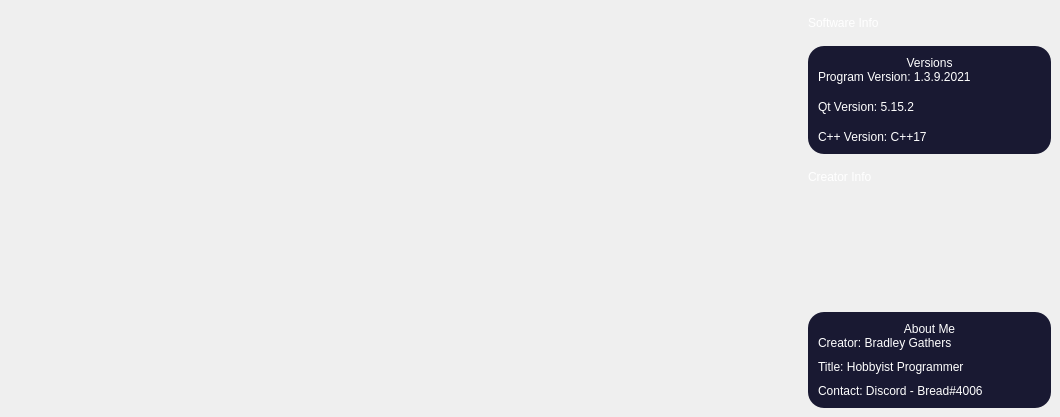
      <widget class="QWidget" name="Info_Page">
       <property name="sizePolicy">
        <sizepolicy hsizetype="Preferred" vsizetype="Preferred">
         <horstretch>0</horstretch>
         <verstretch>0</verstretch>
        </sizepolicy>
       </property>
       <widget class="QFrame" name="frame">
        <property name="geometry">
         <rect>
          <x>808</x>
          <y>16</y>
          <width>243</width>
          <height>392</height>
         </rect>
        </property>
        <property name="sizePolicy">
         <sizepolicy hsizetype="Fixed" vsizetype="Preferred">
          <horstretch>0</horstretch>
          <verstretch>0</verstretch>
         </sizepolicy>
        </property>
        <layout class="QVBoxLayout" name="verticalLayout_25" stretch="0,0,0,0">
         <property name="spacing">
          <number>16</number>
         </property>
         <property name="leftMargin">
          <number>0</number>
         </property>
         <property name="topMargin">
          <number>0</number>
         </property>
         <property name="rightMargin">
          <number>0</number>
         </property>
         <property name="bottomMargin">
          <number>0</number>
         </property>
         <item>
          <widget class="QLabel" name="label_19">
           <property name="sizePolicy">
            <sizepolicy hsizetype="Preferred" vsizetype="Fixed">
             <horstretch>0</horstretch>
             <verstretch>0</verstretch>
            </sizepolicy>
           </property>
           <property name="maximumSize">
            <size>
             <width>270</width>
             <height>16777215</height>
            </size>
           </property>
           <property name="styleSheet">
            <string notr="true">QLabel { 
color: white; 
font: 26pt  'Open Sans ExtraBold'; }</string>
           </property>
           <property name="text">
            <string>Software Info</string>
           </property>
           <property name="alignment">
            <set>Qt::AlignLeading|Qt::AlignLeft|Qt::AlignVCenter</set>
           </property>
          </widget>
         </item>
         <item>
          <widget class="QWidget" name="widget_2" native="true">
           <property name="sizePolicy">
            <sizepolicy hsizetype="Preferred" vsizetype="Fixed">
             <horstretch>0</horstretch>
             <verstretch>0</verstretch>
            </sizepolicy>
           </property>
           <property name="maximumSize">
            <size>
             <width>270</width>
             <height>16777215</height>
            </size>
           </property>
           <property name="styleSheet">
            <string notr="true">background-color: rgb(25, 25, 50);
border-radius: 16px;</string>
           </property>
           <layout class="QVBoxLayout" name="verticalLayout_16">
            <property name="spacing">
             <number>0</number>
            </property>
            <property name="leftMargin">
             <number>10</number>
            </property>
            <property name="topMargin">
             <number>10</number>
            </property>
            <property name="rightMargin">
             <number>10</number>
            </property>
            <property name="bottomMargin">
             <number>10</number>
            </property>
            <item>
             <widget class="QLabel" name="label_21">
              <property name="styleSheet">
               <string notr="true">QLabel { 
color: white; 
font: 16pt  'Open Sans'; }</string>
              </property>
              <property name="text">
               <string>Versions</string>
              </property>
              <property name="alignment">
               <set>Qt::AlignCenter</set>
              </property>
             </widget>
            </item>
            <item>
             <layout class="QVBoxLayout" name="verticalLayout_12">
              <property name="spacing">
               <number>16</number>
              </property>
              <item>
               <widget class="QLabel" name="label_22">
                <property name="styleSheet">
                 <string notr="true">QLabel { 
color: white; 
font: 12pt  'Open Sans'; }</string>
                </property>
                <property name="text">
                 <string>Program Version: 1.3.9.2021</string>
                </property>
               </widget>
              </item>
              <item>
               <widget class="QLabel" name="label_23">
                <property name="styleSheet">
                 <string notr="true">QLabel { 
color: white; 
font: 12pt  'Open Sans'; }</string>
                </property>
                <property name="text">
                 <string>Qt Version: 5.15.2</string>
                </property>
               </widget>
              </item>
              <item>
               <widget class="QLabel" name="label_24">
                <property name="styleSheet">
                 <string notr="true">QLabel { 
color: white; 
font: 12pt  'Open Sans'; }</string>
                </property>
                <property name="text">
                 <string>C++ Version: C++17</string>
                </property>
               </widget>
              </item>
             </layout>
            </item>
           </layout>
          </widget>
         </item>
         <item alignment="Qt::AlignTop">
          <widget class="QLabel" name="label_20">
           <property name="sizePolicy">
            <sizepolicy hsizetype="Preferred" vsizetype="Fixed">
             <horstretch>0</horstretch>
             <verstretch>0</verstretch>
            </sizepolicy>
           </property>
           <property name="maximumSize">
            <size>
             <width>270</width>
             <height>16777215</height>
            </size>
           </property>
           <property name="styleSheet">
            <string notr="true">QLabel { 
color: white; 
font: 26pt  'Open Sans ExtraBold'; }</string>
           </property>
           <property name="text">
            <string>Creator Info</string>
           </property>
           <property name="alignment">
            <set>Qt::AlignLeading|Qt::AlignLeft|Qt::AlignVCenter</set>
           </property>
          </widget>
         </item>
         <item>
          <widget class="QWidget" name="widget_3" native="true">
           <property name="sizePolicy">
            <sizepolicy hsizetype="Preferred" vsizetype="Fixed">
             <horstretch>0</horstretch>
             <verstretch>0</verstretch>
            </sizepolicy>
           </property>
           <property name="maximumSize">
            <size>
             <width>270</width>
             <height>16777215</height>
            </size>
           </property>
           <property name="styleSheet">
            <string notr="true">background-color: rgb(25, 25, 50);
border-radius: 16px;</string>
           </property>
           <layout class="QVBoxLayout" name="verticalLayout_23">
            <property name="spacing">
             <number>0</number>
            </property>
            <property name="leftMargin">
             <number>10</number>
            </property>
            <property name="topMargin">
             <number>10</number>
            </property>
            <property name="rightMargin">
             <number>10</number>
            </property>
            <property name="bottomMargin">
             <number>10</number>
            </property>
            <item>
             <widget class="QLabel" name="label_25">
              <property name="styleSheet">
               <string notr="true">QLabel { 
color: white; 
font: 16pt  'Open Sans'; }</string>
              </property>
              <property name="text">
               <string>About Me</string>
              </property>
              <property name="alignment">
               <set>Qt::AlignCenter</set>
              </property>
             </widget>
            </item>
            <item>
             <layout class="QVBoxLayout" name="verticalLayout_22">
              <property name="spacing">
               <number>10</number>
              </property>
              <item>
               <widget class="QLabel" name="label_26">
                <property name="styleSheet">
                 <string notr="true">QLabel { 
color: white; 
font: 12pt  'Open Sans'; }</string>
                </property>
                <property name="text">
                 <string>Creator: Bradley Gathers</string>
                </property>
               </widget>
              </item>
              <item>
               <widget class="QLabel" name="label_27">
                <property name="styleSheet">
                 <string notr="true">QLabel { 
color: white; 
font: 12pt  'Open Sans'; }</string>
                </property>
                <property name="text">
                 <string>Title: Hobbyist Programmer</string>
                </property>
               </widget>
              </item>
              <item>
               <widget class="QLabel" name="label_28">
                <property name="styleSheet">
                 <string notr="true">QLabel { 
color: white; 
font: 12pt  'Open Sans'; }</string>
                </property>
                <property name="text">
                 <string>Contact: Discord - Bread#4006</string>
                </property>
               </widget>
              </item>
             </layout>
            </item>
           </layout>
          </widget>
         </item>
        </layout>
       </widget>
      </widget>
